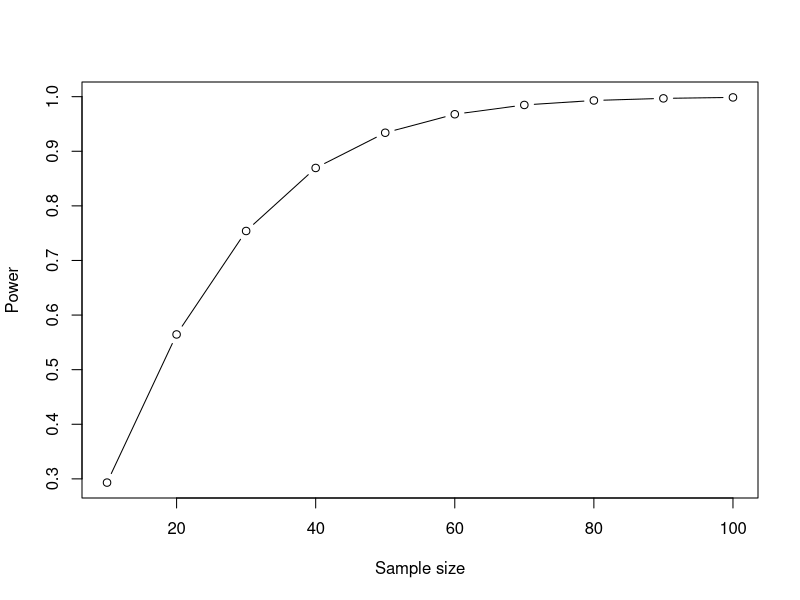

Generate this figure with R:
install.packages("pwr")

library("pwr")

pwr.t.test(d=(0+5)/5,power=0.8,sig.level=0.05,type="paired",alternative = "two.sided")

pwr.t.test(d=5/10,n=30,sig.level=0.01,type="paired",alternative = "two.sided")

pwrt<-pwr.t.test(d=5/10,n=c(10,20,30,40,50,60,70,80,90,100),sig.level = .05, 
                 type = "paired", alternative = "two.sided")

plot(pwrt$n,pwrt$power,type= "b", xlab="Sample size", ylab="Power")


#2.naloga
t.test(x=c(125,131,126,117,114,134,123,135,100,117),
       y=c(121,118,119,110,113,118,111,130,94,118), 
       alternative="greater", mu=0, paired=TRUE, conf.level=0.95)
